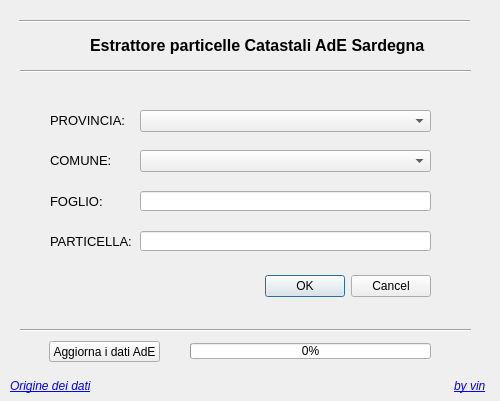
<?xml version="1.0" encoding="UTF-8"?>
<ui version="4.0">
 <class>Dialog</class>
 <widget class="QDialog" name="Dialog">
  <property name="geometry">
   <rect>
    <x>0</x>
    <y>0</y>
    <width>500</width>
    <height>401</height>
   </rect>
  </property>
  <property name="windowTitle">
   <string>Dialog</string>
  </property>
  <widget class="QDialogButtonBox" name="buttonBox">
   <property name="geometry">
    <rect>
     <x>260</x>
     <y>270</y>
     <width>171</width>
     <height>32</height>
    </rect>
   </property>
   <property name="orientation">
    <enum>Qt::Horizontal</enum>
   </property>
   <property name="standardButtons">
    <set>QDialogButtonBox::Cancel|QDialogButtonBox::Ok</set>
   </property>
  </widget>
  <widget class="QLabel" name="lastUpdateLabel">
   <property name="geometry">
    <rect>
     <x>190</x>
     <y>344</y>
     <width>241</width>
     <height>16</height>
    </rect>
   </property>
   <property name="layoutDirection">
    <enum>Qt::LeftToRight</enum>
   </property>
   <property name="styleSheet">
    <string notr="true">background-color: transparent; border: none;</string>
   </property>
   <property name="text">
    <string>&lt;html&gt;&lt;head/&gt;&lt;body&gt;&lt;p&gt;Dati AdE aggiornati al --/--/---- &lt;/p&gt;&lt;/body&gt;&lt;/html&gt;</string>
   </property>
   <property name="openExternalLinks">
    <bool>true</bool>
   </property>
  </widget>
  <widget class="QProgressBar" name="progressBar">
   <property name="geometry">
    <rect>
     <x>190</x>
     <y>343</y>
     <width>241</width>
     <height>16</height>
    </rect>
   </property>
   <property name="cursor">
    <cursorShape>ArrowCursor</cursorShape>
   </property>
   <property name="minimum">
    <number>0</number>
   </property>
   <property name="maximum">
    <number>100</number>
   </property>
   <property name="value">
    <number>0</number>
   </property>
  </widget>
  <widget class="QLineEdit" name="foglioEdit">
   <property name="geometry">
    <rect>
     <x>140</x>
     <y>191</y>
     <width>291</width>
     <height>20</height>
    </rect>
   </property>
  </widget>
  <widget class="QLineEdit" name="particellaEdit">
   <property name="geometry">
    <rect>
     <x>140</x>
     <y>231</y>
     <width>291</width>
     <height>20</height>
    </rect>
   </property>
  </widget>
  <widget class="QLabel" name="label_2">
   <property name="geometry">
    <rect>
     <x>50</x>
     <y>110</y>
     <width>81</width>
     <height>21</height>
    </rect>
   </property>
   <property name="font">
    <font>
     <pointsize>10</pointsize>
    </font>
   </property>
   <property name="text">
    <string>PROVINCIA:</string>
   </property>
  </widget>
  <widget class="QLabel" name="label_3">
   <property name="geometry">
    <rect>
     <x>50</x>
     <y>150</y>
     <width>71</width>
     <height>21</height>
    </rect>
   </property>
   <property name="font">
    <font>
     <pointsize>10</pointsize>
    </font>
   </property>
   <property name="text">
    <string>COMUNE:</string>
   </property>
  </widget>
  <widget class="QLabel" name="label_4">
   <property name="geometry">
    <rect>
     <x>50</x>
     <y>191</y>
     <width>71</width>
     <height>21</height>
    </rect>
   </property>
   <property name="font">
    <font>
     <pointsize>10</pointsize>
    </font>
   </property>
   <property name="text">
    <string>FOGLIO:</string>
   </property>
  </widget>
  <widget class="QLabel" name="label_5">
   <property name="geometry">
    <rect>
     <x>50</x>
     <y>231</y>
     <width>81</width>
     <height>21</height>
    </rect>
   </property>
   <property name="font">
    <font>
     <pointsize>10</pointsize>
    </font>
   </property>
   <property name="text">
    <string>PARTICELLA:</string>
   </property>
  </widget>
  <widget class="QComboBox" name="provinciaCombo">
   <property name="geometry">
    <rect>
     <x>140</x>
     <y>110</y>
     <width>291</width>
     <height>22</height>
    </rect>
   </property>
  </widget>
  <widget class="QComboBox" name="comuneCombo">
   <property name="geometry">
    <rect>
     <x>140</x>
     <y>150</y>
     <width>291</width>
     <height>22</height>
    </rect>
   </property>
  </widget>
  <widget class="QPushButton" name="scaricaDatiBtn">
   <property name="geometry">
    <rect>
     <x>49</x>
     <y>341</y>
     <width>111</width>
     <height>21</height>
    </rect>
   </property>
   <property name="text">
    <string>Aggiorna i dati AdE</string>
   </property>
  </widget>
  <widget class="QLabel" name="label">
   <property name="geometry">
    <rect>
     <x>454</x>
     <y>376</y>
     <width>41</width>
     <height>21</height>
    </rect>
   </property>
   <property name="font">
    <font>
     <italic>true</italic>
    </font>
   </property>
   <property name="text">
    <string>&lt;a href=&quot;mailto:tutelapaesaggiosardegna@gmail.com&quot;&gt;by vin&lt;/a&gt;</string>
   </property>
   <property name="openExternalLinks">
    <bool>true</bool>
   </property>
  </widget>
  <widget class="QLabel" name="label_6">
   <property name="geometry">
    <rect>
     <x>90</x>
     <y>30</y>
     <width>391</width>
     <height>31</height>
    </rect>
   </property>
   <property name="font">
    <font>
     <pointsize>12</pointsize>
     <weight>75</weight>
     <italic>false</italic>
     <bold>true</bold>
     <underline>false</underline>
     <strikeout>false</strikeout>
    </font>
   </property>
   <property name="text">
    <string>Estrattore particelle Catastali AdE Sardegna</string>
   </property>
  </widget>
  <widget class="Line" name="line">
   <property name="geometry">
    <rect>
     <x>20</x>
     <y>320</y>
     <width>451</width>
     <height>20</height>
    </rect>
   </property>
   <property name="orientation">
    <enum>Qt::Horizontal</enum>
   </property>
  </widget>
  <widget class="Line" name="line_2">
   <property name="geometry">
    <rect>
     <x>19</x>
     <y>11</y>
     <width>451</width>
     <height>20</height>
    </rect>
   </property>
   <property name="orientation">
    <enum>Qt::Horizontal</enum>
   </property>
  </widget>
  <widget class="Line" name="line_3">
   <property name="geometry">
    <rect>
     <x>20</x>
     <y>61</y>
     <width>451</width>
     <height>20</height>
    </rect>
   </property>
   <property name="orientation">
    <enum>Qt::Horizontal</enum>
   </property>
  </widget>
  <widget class="QLabel" name="label_7">
   <property name="geometry">
    <rect>
     <x>20</x>
     <y>20</y>
     <width>51</width>
     <height>51</height>
    </rect>
   </property>
   <property name="text">
    <string/>
   </property>
   <property name="pixmap">
    <pixmap>icon.png</pixmap>
   </property>
  </widget>
  <widget class="QLabel" name="label_8">
   <property name="geometry">
    <rect>
     <x>10</x>
     <y>378</y>
     <width>81</width>
     <height>16</height>
    </rect>
   </property>
   <property name="text">
    <string>&lt;html&gt;&lt;head/&gt;&lt;body&gt;&lt;p&gt;&lt;a href=&quot;https://www.agenziaentrate.gov.it/portale/accedi-al-servizio-cartografici&quot;&gt;&lt;span style=&quot; font-style:italic; text-decoration: underline; color:#0000ff;&quot;&gt;Origine dei dati&lt;/span&gt;&lt;/a&gt;&lt;/p&gt;&lt;/body&gt;&lt;/html&gt;</string>
   </property>
   <property name="openExternalLinks">
    <bool>true</bool>
   </property>
  </widget>
 </widget>
 <resources/>
 <connections>
  <connection>
   <sender>buttonBox</sender>
   <signal>accepted()</signal>
   <receiver>Dialog</receiver>
   <slot>accept()</slot>
   <hints>
    <hint type="sourcelabel">
     <x>248</x>
     <y>254</y>
    </hint>
    <hint type="destinationlabel">
     <x>157</x>
     <y>274</y>
    </hint>
   </hints>
  </connection>
  <connection>
   <sender>buttonBox</sender>
   <signal>rejected()</signal>
   <receiver>Dialog</receiver>
   <slot>reject()</slot>
   <hints>
    <hint type="sourcelabel">
     <x>316</x>
     <y>260</y>
    </hint>
    <hint type="destinationlabel">
     <x>286</x>
     <y>274</y>
    </hint>
   </hints>
  </connection>
 </connections>
</ui>
